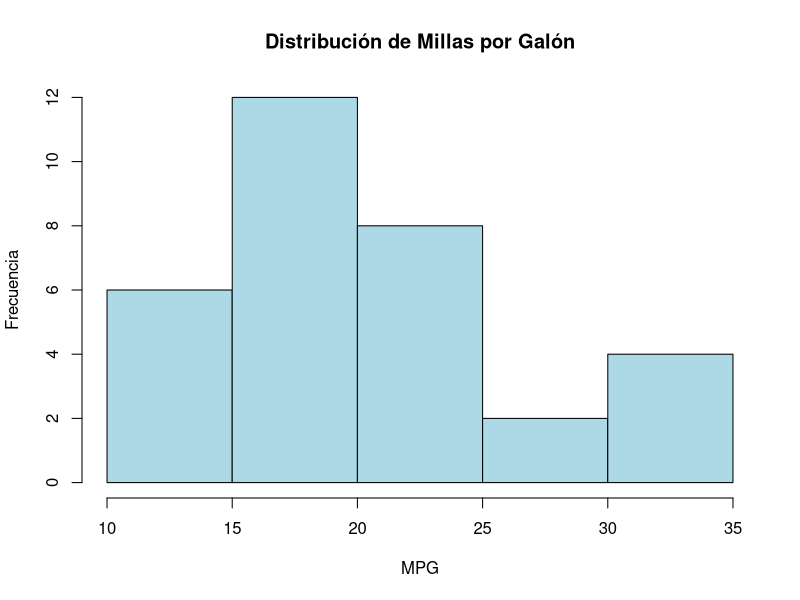
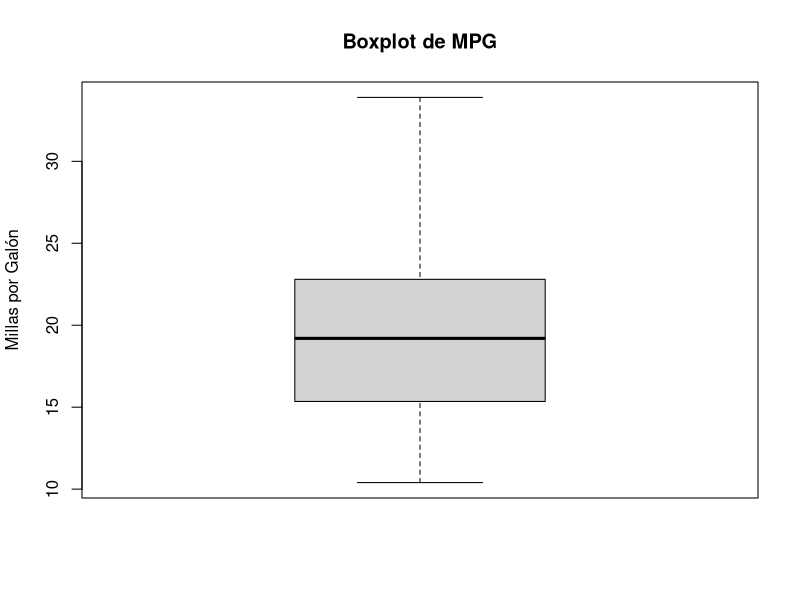
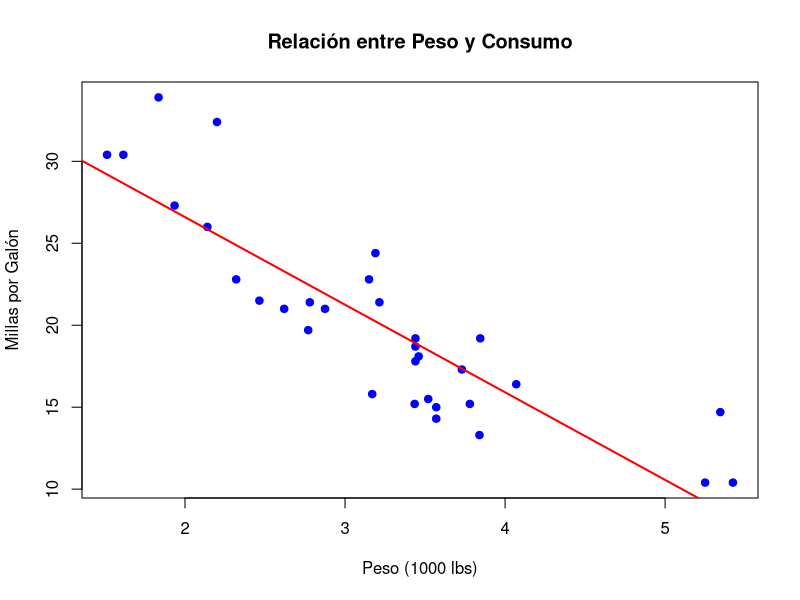
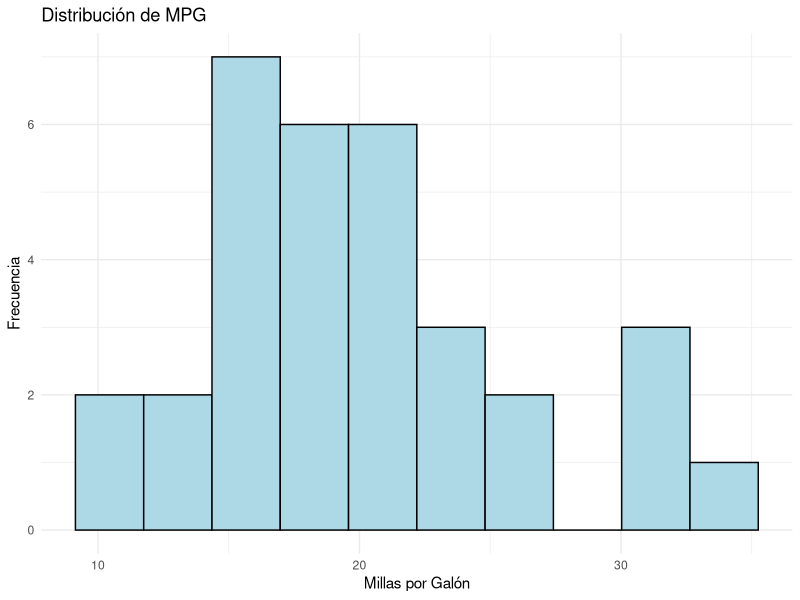
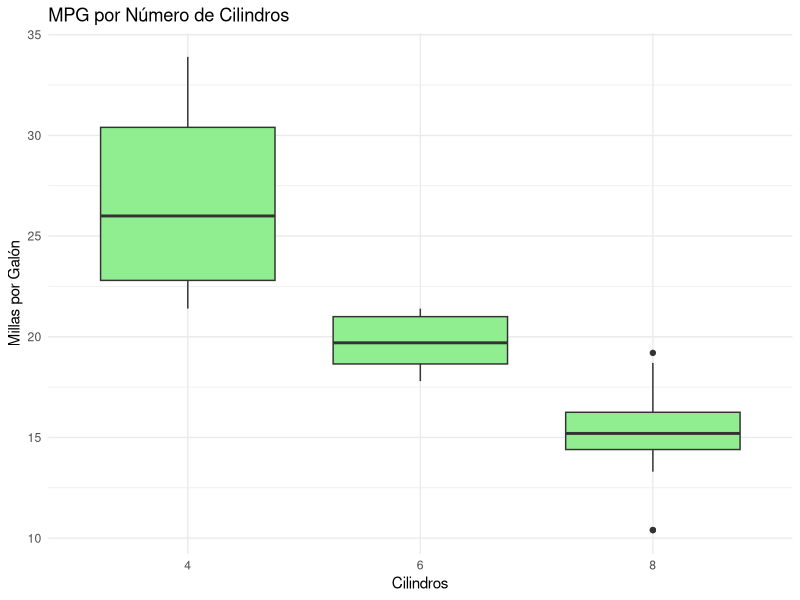
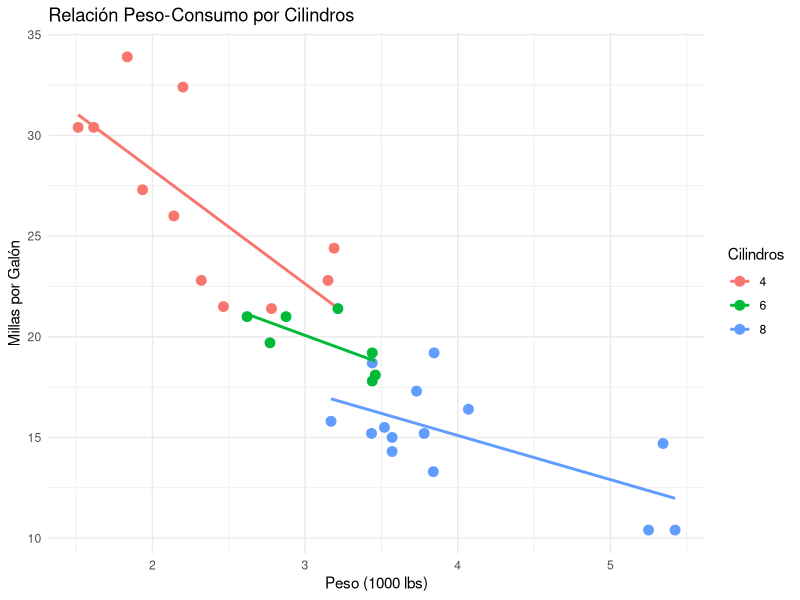
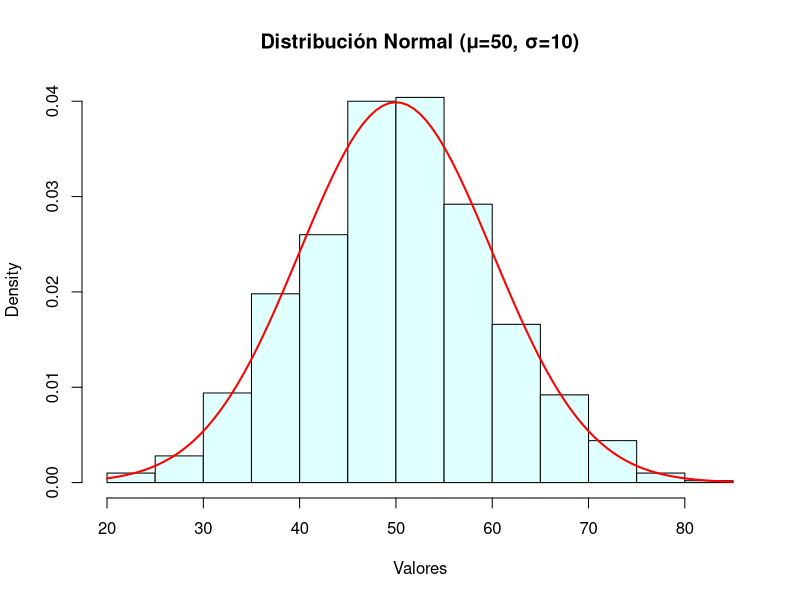
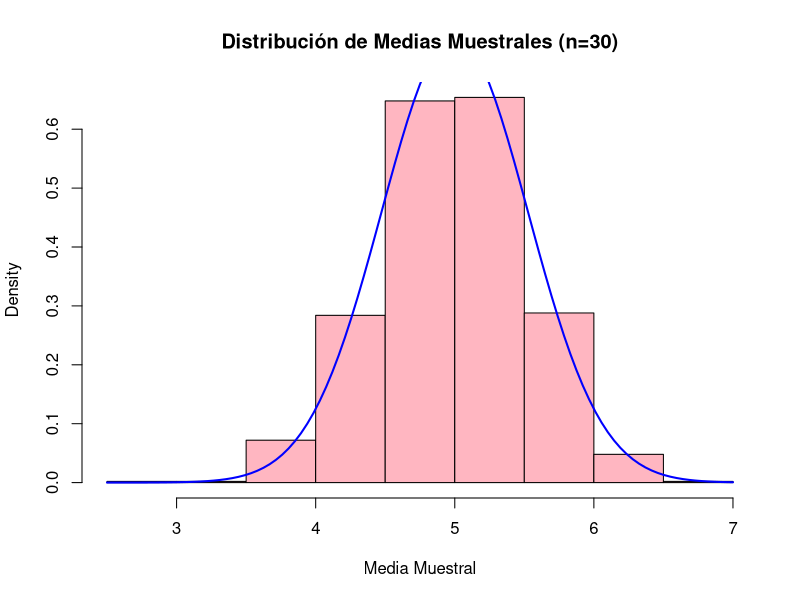

Write R code to recreate these figures, in order.
## ---- chunk 1
# Instalar paquetes si no los tienes (ejecuta solo una vez)
# install.packages(c("tidyverse", "MASS", "corrplot", "ggplot2"))

# Cargar librerías
library(tidyverse)
library(MASS)
library(corrplot)
library(ggplot2)

# Configurar para resultados reproducibles
set.seed(123)
## ---- chunk 2
# Operaciones básicas
2 + 3
10 * 5
sqrt(16)

# Crear vectores
numeros <- c(1, 2, 3, 4, 5)
nombres <- c("Ana", "Juan", "María", "Carlos")

# Operaciones con vectores
mean(numeros)
sum(numeros)
length(nombres)

# Crear un data frame simple
datos_ejemplo <- data.frame(
  nombre = nombres,
  edad = c(25, 30, 28, 35),
  salario = c(45000, 55000, 48000, 62000)
)

print(datos_ejemplo)
## ---- chunk 3
# Cargar el dataset mtcars (datos de automóviles)
data(mtcars)

# Exploración básica
head(mtcars)
str(mtcars)
summary(mtcars)

# Dimensiones del dataset
dim(mtcars)
names(mtcars)
## ---- chunk 4
# Estadísticas para variables numéricas
mean(mtcars$mpg)
median(mtcars$mpg)
sd(mtcars$mpg)
var(mtcars$mpg)

# Cuartiles y rango intercuartílico
quantile(mtcars$mpg)
IQR(mtcars$mpg)

# Resumen estadístico completo
summary(mtcars$mpg)

# Estadísticas por grupos
aggregate(mpg ~ cyl, data = mtcars, FUN = mean)
## ---- chunk 5
# Histograma
hist(mtcars$mpg, 
     main = "Distribución de Millas por Galón",
     xlab = "MPG", 
     ylab = "Frecuencia",
     col = "lightblue",
     border = "black")

# Boxplot
boxplot(mtcars$mpg, 
        main = "Boxplot de MPG",
        ylab = "Millas por Galón")

# Scatterplot
plot(mtcars$wt, mtcars$mpg,
     main = "Relación entre Peso y Consumo",
     xlab = "Peso (1000 lbs)",
     ylab = "Millas por Galón",
     pch = 19,
     col = "blue")

# Añadir línea de tendencia
abline(lm(mpg ~ wt, data = mtcars), col = "red", lwd = 2)
## ---- chunk 6
# Histograma con ggplot2
ggplot(mtcars, aes(x = mpg)) +
  geom_histogram(bins = 10, fill = "lightblue", color = "black") +
  labs(title = "Distribución de MPG",
       x = "Millas por Galón",
       y = "Frecuencia") +
  theme_minimal()

# Boxplot por grupos
ggplot(mtcars, aes(x = factor(cyl), y = mpg)) +
  geom_boxplot(fill = "lightgreen") +
  labs(title = "MPG por Número de Cilindros",
       x = "Cilindros",
       y = "Millas por Galón") +
  theme_minimal()

# Scatterplot con colores por grupos
ggplot(mtcars, aes(x = wt, y = mpg, color = factor(cyl))) +
  geom_point(size = 3) +
  geom_smooth(method = "lm", se = FALSE) +
  labs(title = "Relación Peso-Consumo por Cilindros",
       x = "Peso (1000 lbs)",
       y = "Millas por Galón",
       color = "Cilindros") +
  theme_minimal()
## ---- chunk 7
# Distribución Normal
# Generar datos normales
datos_normales <- rnorm(1000, mean = 50, sd = 10)

# Visualizar
hist(datos_normales, probability = TRUE, 
     main = "Distribución Normal (μ=50, σ=10)",
     xlab = "Valores", col = "lightcyan")

# Añadir curva teórica
curve(dnorm(x, mean = 50, sd = 10), add = TRUE, col = "red", lwd = 2)

# Probabilidades con distribución normal
# P(X < 45)
pnorm(45, mean = 50, sd = 10)

# P(40 < X < 60)
pnorm(60, mean = 50, sd = 10) - pnorm(40, mean = 50, sd = 10)

# Cuantiles
qnorm(0.95, mean = 50, sd = 10)  # Percentil 95
## ---- chunk 8
# Simulación del Teorema Central del Límite
medias_muestrales <- replicate(1000, {
  muestra <- runif(30, min = 0, max = 10)  # Distribución uniforme
  mean(muestra)
})

# Visualizar las medias muestrales
hist(medias_muestrales, probability = TRUE,
     main = "Distribución de Medias Muestrales (n=30)",
     xlab = "Media Muestral",
     col = "lightpink")

# La distribución de medias debería ser aproximadamente normal
curve(dnorm(x, mean = 5, sd = sqrt(10^2/12/30)), add = TRUE, col = "blue", lwd = 2)

# Estadísticas de las medias muestrales
cat("Media de las medias muestrales:", mean(medias_muestrales), "\n")
cat("Desviación estándar de las medias:", sd(medias_muestrales), "\n")
cat("Error estándar teórico:", sqrt(10^2/12/30), "\n")
## ---- chunk 9
# Matriz de correlación
cor_matrix <- cor(mtcars)
print(round(cor_matrix, 2))

# Visualización de la matriz de correlación
corrplot(cor_matrix, method = "color", type = "upper", 
         order = "hclust", tl.cex = 0.8, tl.col = "black")

# Correlaciones específicas
cor(mtcars$mpg, mtcars$wt)
cor(mtcars$hp, mtcars$qsec)

# Test de correlación
cor.test(mtcars$mpg, mtcars$wt)
## ---- chunk 10
# Crear versión categórica de algunas variables
mtcars$cyl_cat <- factor(mtcars$cyl)
mtcars$am_cat <- factor(mtcars$am, labels = c("Automático", "Manual"))

# Tabla de contingencia
tabla_contingencia <- table(mtcars$cyl_cat, mtcars$am_cat)
print(tabla_contingencia)

# Proporciones
prop.table(tabla_contingencia, margin = 1)  # Por filas

# Test de independencia chi-cuadrado
chi_test <- chisq.test(tabla_contingencia)
print(chi_test)
## ---- chunk 11
# Cargar dataset Boston
data(Boston)

# Tu tarea:
# 1. Explora las primeras filas y la estructura del dataset
# 2. Calcula estadísticas descriptivas para la variable 'medv' (valor mediano de viviendas)
# 3. Crea un histograma de 'medv'
# 4. Investiga la relación entre 'medv' y 'rm' (número promedio de habitaciones)

# Código de ejemplo (completa el resto):
head(Boston)
summary(Boston$medv)

# Continúa aquí...
## ---- chunk 12
# Simula el lanzamiento de dos dados 1000 veces
# Calcula la suma de los dos dados en cada lanzamiento
# Crea un histograma de las sumas
# ¿Qué valor es más probable? ¿Por qué?

# Tu código aquí:
## ---- chunk 13
# Usa el dataset iris
data(iris)

# Tareas:
# 1. Calcula la media de Sepal.Length por especie
# 2. Crea un boxplot de Sepal.Width por especie
# 3. Calcula la correlación entre Petal.Length y Petal.Width
# 4. Crea un scatterplot de estas dos variables, coloreado por especie

# Tu código aquí:
